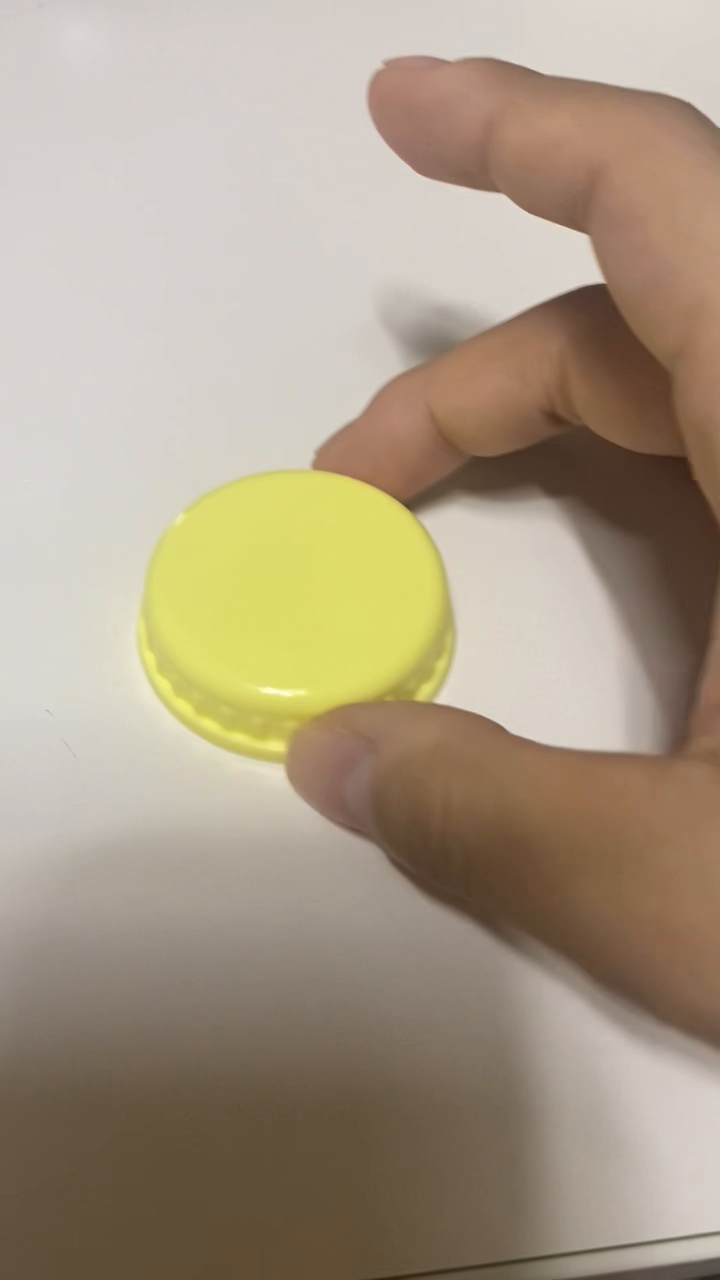
#> input picture frame 29 of ugoki.mp4, 720 x 1280 px, given in place of monitoring_720p.mp4, which was not available
$ jupyter execute chap162.ipynb   (text cells are left out)
#> lines starting #> are read from the running program, lines starting #| are printed output that depends on the picture; pictures that were not available may be replaced by others from this repository, and a replacement may not be noted
[cell 1]
import numpy as np
import cv2

[cell 2]
cap = cv2.VideoCapture('monitoring_720p.mp4')

[cell 3]
# params for ShiTomasi corner detection
n = 500
feature_params = dict( maxCorners = n, qualityLevel = 0.5, minDistance = 7, blockSize = 7)

[cell 4]
# Parameters for lucas kanade optical flow
lk_params = dict( winSize = (21,21), maxLevel = 2,
    criteria = (cv2.TERM_CRITERIA_EPS | cv2.TERM_CRITERIA_COUNT, 10, 0.03))

[cell 5]
# Create some random colors
color = np.random.randint(0,255,(100,3))

[cell 6]
# Take first frame and find corners in it
ret, old_frame = cap.read()
#> old_frame is the input picture: shape (1280, 720, 3); mean B, G, R 134.2, 155, 169.4
old_gray = cv2.cvtColor(old_frame, cv2.COLOR_BGR2GRAY)
p0 = cv2.goodFeaturesToTrack(old_gray, mask = None, **feature_params)
#> p0 = [[604, 280]]

[cell 7]
# Create a mask image for drawing purposes
mask = np.zeros_like(old_frame)

[cell 8]
while(1):
    ret,frame = cap.read()
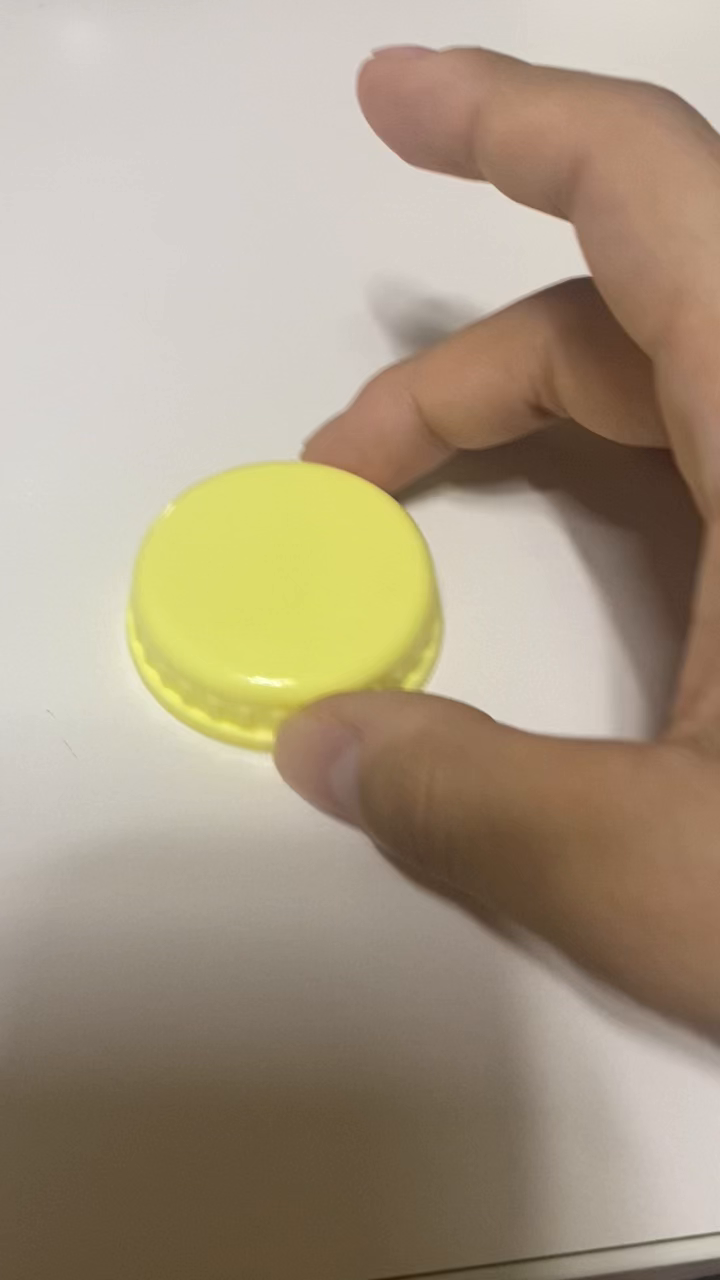
#> input picture frame 30 of ugoki.mp4, 720 x 1280 px, given in place of monitoring_720p.mp4, which was not available
#> frame is the input picture: shape (1280, 720, 3); mean B, G, R 132.7, 154.1, 168.7
    frame_gray = cv2.cvtColor(frame, cv2.COLOR_BGR2GRAY)
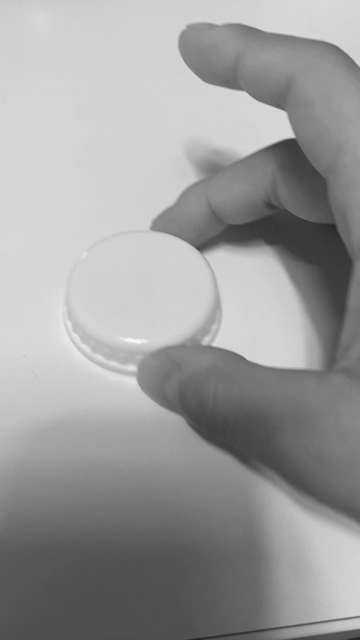
#> frame_gray: shape (1280, 720) (shown at 1/2 size); min 31, max 250, mean 156

    # calculate optical flow
    p1, st, err = cv2.calcOpticalFlowPyrLK(old_gray, frame_gray, p0, None, **lk_params)
#> p1 = [[589.8, 272.8]]; st = [1]; err = [2.35]

    # Select good points
    good_new = p1[st==1]
#> good_new = [[589.8, 272.8]]
    good_old = p0[st==1]
#> good_old = [[604, 280]]

    # draw the tracks
    for i,(new,old) in enumerate(zip(good_new,good_old)):
        a,b = new.ravel()
        c,d = old.ravel()
        mask = cv2.line(mask, (int(a),int(b)),(int(c),int(d)), color[i].tolist(), 2)
        frame = cv2.circle(frame,(int(a),int(b)),5,color[i].tolist(),-1)
#> this loop made 1 pass
#> (a, b, c, d) on pass 1: (589.8, 272.8, 604, 280)

    img = cv2.add(frame,mask)
    cv2.imshow('frame',img)
    k = cv2.waitKey(30) & 0xff
#> (key Esc is pressed here)
    if k == 27:
        break
    # Now update the previous frame and previous points
    old_gray = frame_gray.copy()
    p0 = good_new.reshape(-1,1,2)
cv2.destroyAllWindows()
cap.release()

[cell 9]
import cv2
import numpy as np

[cell 10]
cap = cv2.VideoCapture('monitoring_720p.mp4')

[cell 11]
ret, frame1 = cap.read()
prvs = cv2.cvtColor(frame1,cv2.COLOR_BGR2GRAY)
hsv = np.zeros_like(frame1)
hsv[...,1] = 255

[cell 12]
while(1):
    ret, frame2 = cap.read()
    next = cv2.cvtColor(frame2,cv2.COLOR_BGR2GRAY)
    flow = cv2.calcOpticalFlowFarneback(prvs,next, None, 0.5, 3, 15, 3, 5, 1.2, 0)
    mag, ang = cv2.cartToPolar(flow[...,0], flow[...,1])
    hsv[...,0] = ang*180/np.pi/2
    hsv[...,2] = cv2.normalize(mag,None,0,255,cv2.NORM_MINMAX)
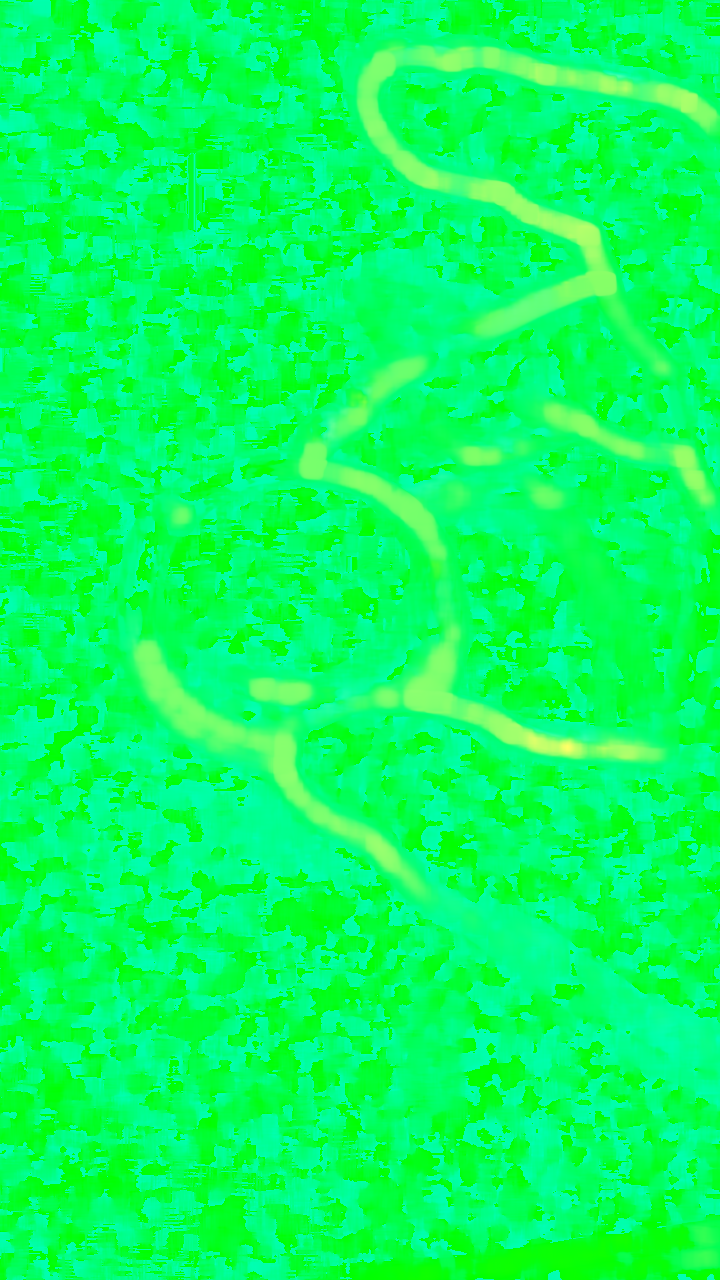
#> hsv: shape (1280, 720, 3); mean of channels 0, 1, 2 95, 255, 6.9; drawn as B, G, R
    rgb = cv2.cvtColor(hsv,cv2.COLOR_HSV2BGR)
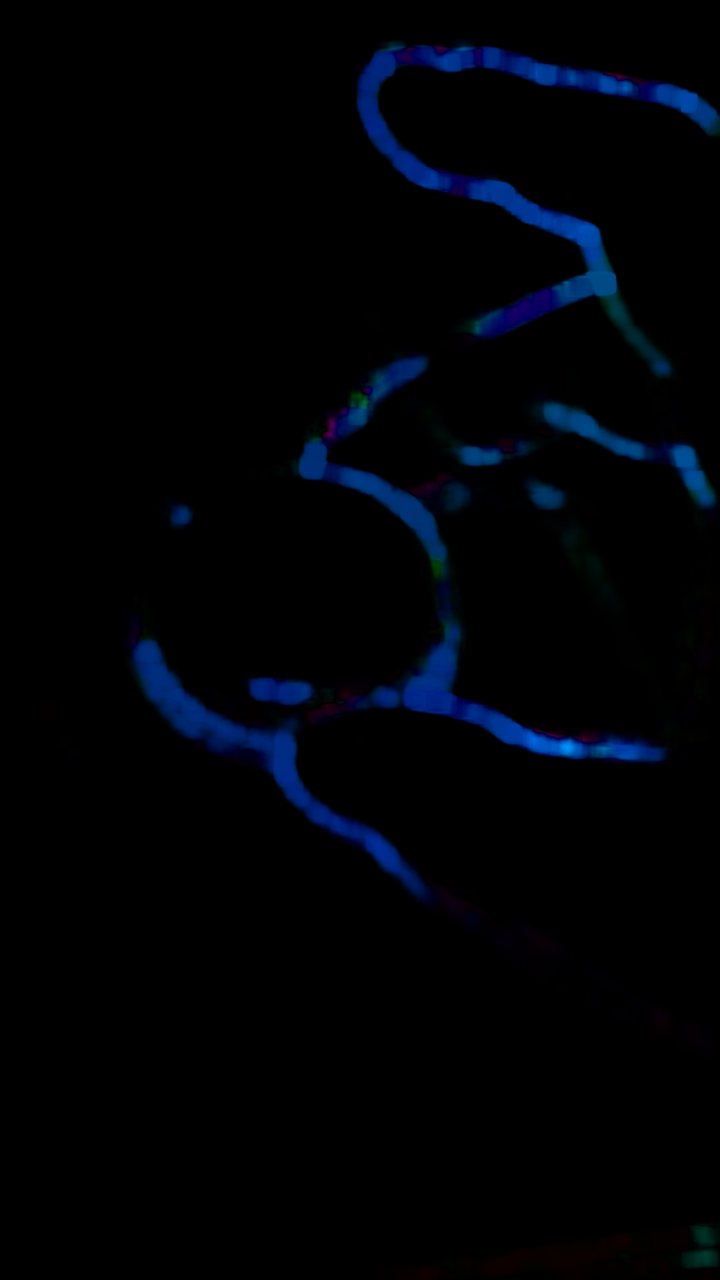
#> rgb: shape (1280, 720, 3); mean B, G, R 6.7, 2.5, 0.2
    #rgb = cv2.resize(rgb, (640, 360))
    #frame2 = cv2.resize(frame2, (640, 360))
    cv2.imshow('frame1',rgb)
    cv2.imshow('frame2',frame2)
    k = cv2.waitKey(30) & 0xff
#> (key Esc is pressed here)
    if k == 27:
        break
    elif k == ord('s'):
        cv2.imwrite('opticalfb.png',frame2)
        cv2.imwrite('opticalhsv.png',rgb)
    prvs = next
cap.release()
cv2.destroyAllWindows()

$ run again, starting later in the video
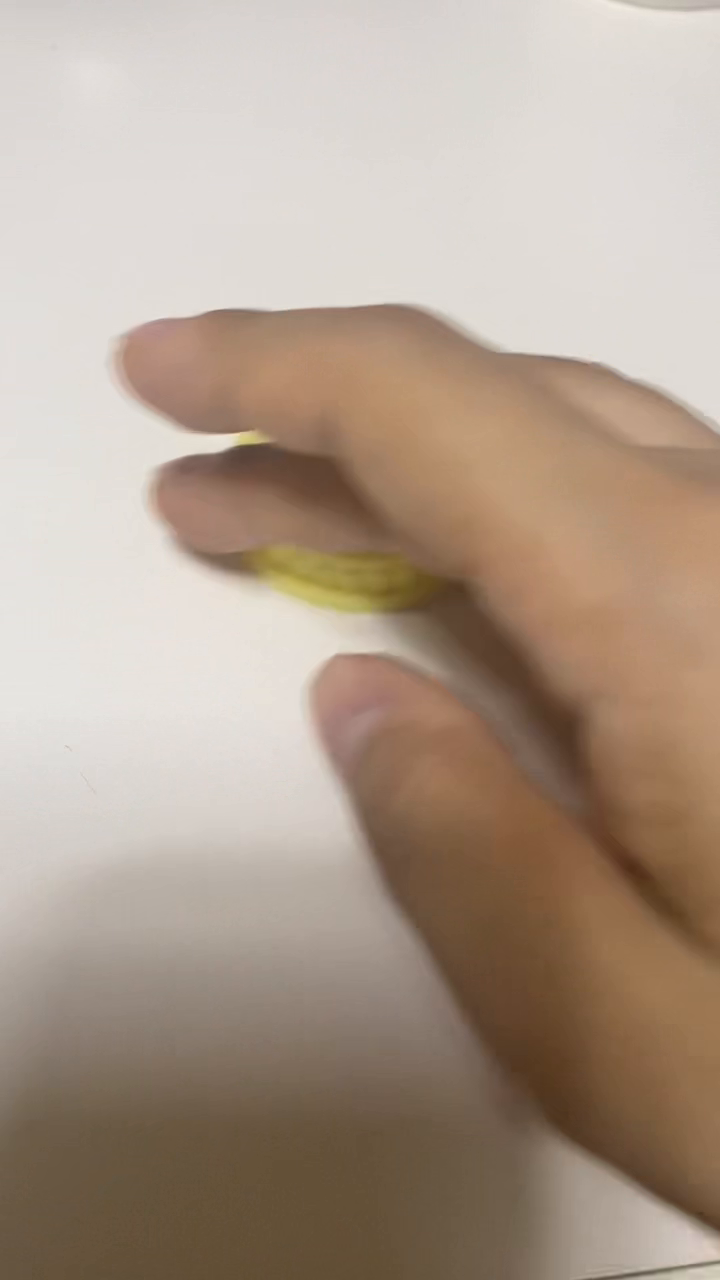
#> input picture frame 130 of ugoki.mp4, 720 x 1280 px, given in place of monitoring_720p.mp4, which was not available
#> old_frame is the input picture: shape (1280, 720, 3); mean B, G, R 141.8, 157.2, 174.8
#> p0 = [[256, 431], [266, 438], [337, 655], [238, 435], [66, 747], [706, 413], [239, 446], [589, 362]]
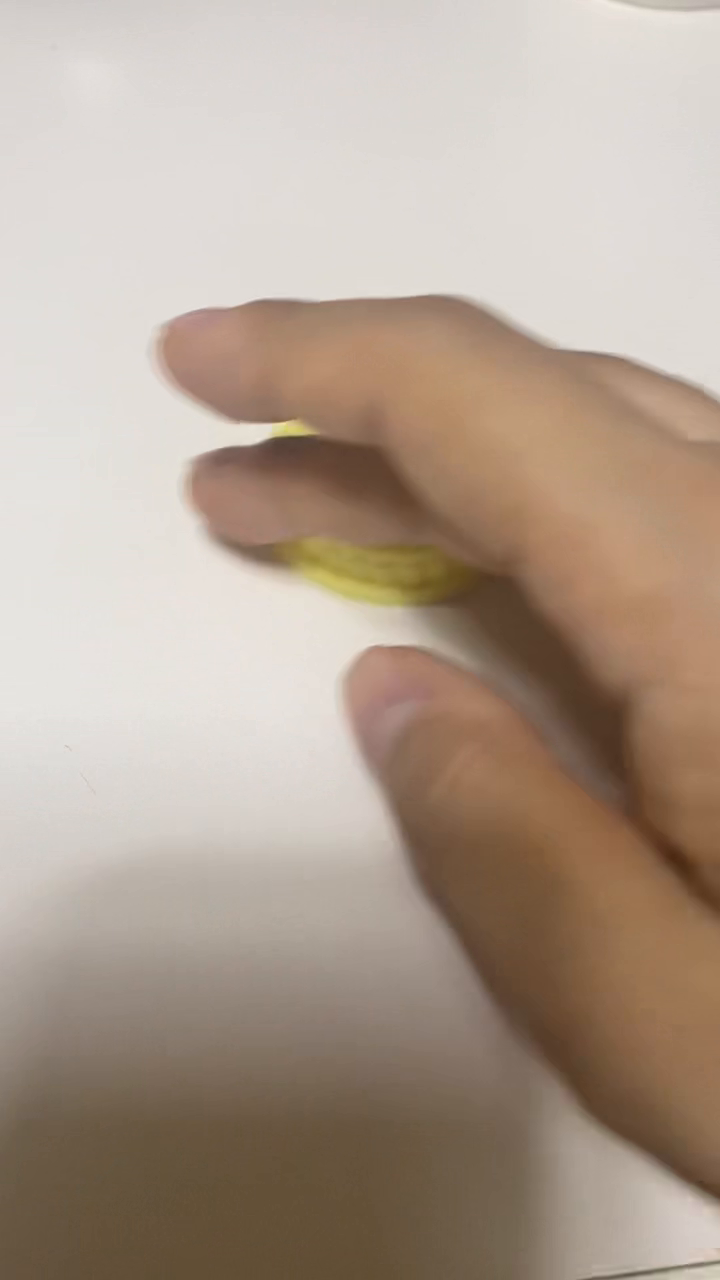
#> input picture frame 131 of ugoki.mp4, 720 x 1280 px, given in place of monitoring_720p.mp4, which was not available
#> frame is the input picture: shape (1280, 720, 3); mean B, G, R 145, 159.6, 176.3
#> p1 = [[299.3, 420.4], [312.4, 429.9], [371.4, 647], [281.3, 425], [65.75, 746.7], [761.8, 403.7], [274.7, 437.9], [618.5, 356.1]]; st = [1, 1, 1, 1, 1, 0, 1, 1]; err = [3.42, 3.01, 2.67, 8.59, 0.302, 0.000414, 2.26, 4.3]
#> good_new = [[299.3, 420.4], [312.4, 429.9], [371.4, 647], [281.3, 425], [65.75, 746.7], [274.7, 437.9], [618.5, 356.1]]
#> good_old = [[256, 431], [266, 438], [337, 655], [238, 435], [66, 747], [239, 446], [589, 362]]
#> the loop `for i,(new,old) in enumerate(zip(good_new,good_old)):` made 7 passes
#> (a, b, c, d) on passes 1 to 7: (299.3, 420.4, 256, 431), (312.4, 429.9, 266, 438), (371.4, 647, 337, 655), (281.3, 425, 238, 435), (65.75, 746.7, 66, 747), (274.7, 437.9, 239, 446), (618.5, 356.1, 589, 362)
#> `rgb = cv2.cvtColor(hsv,cv2.COLOR_HSV2BGR)`:
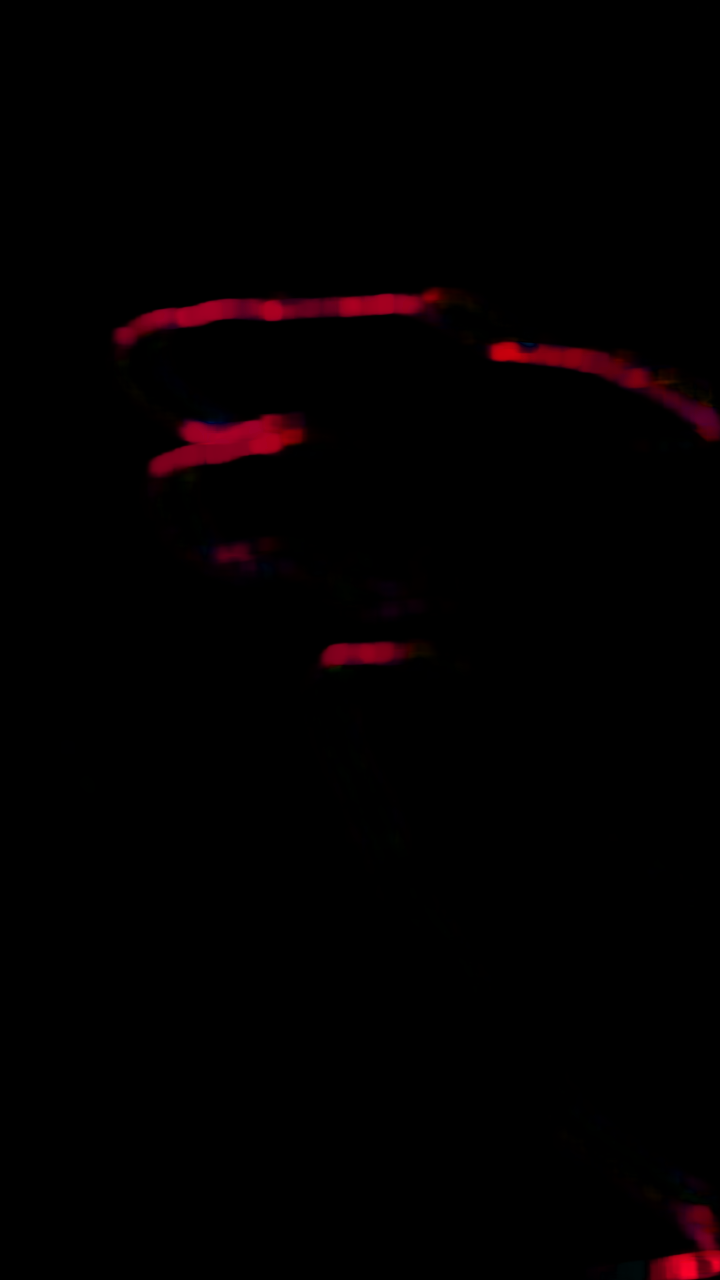
#> rgb: shape (1280, 720, 3); mean B, G, R 0.7, 0, 3

$ run again, starting later in the video
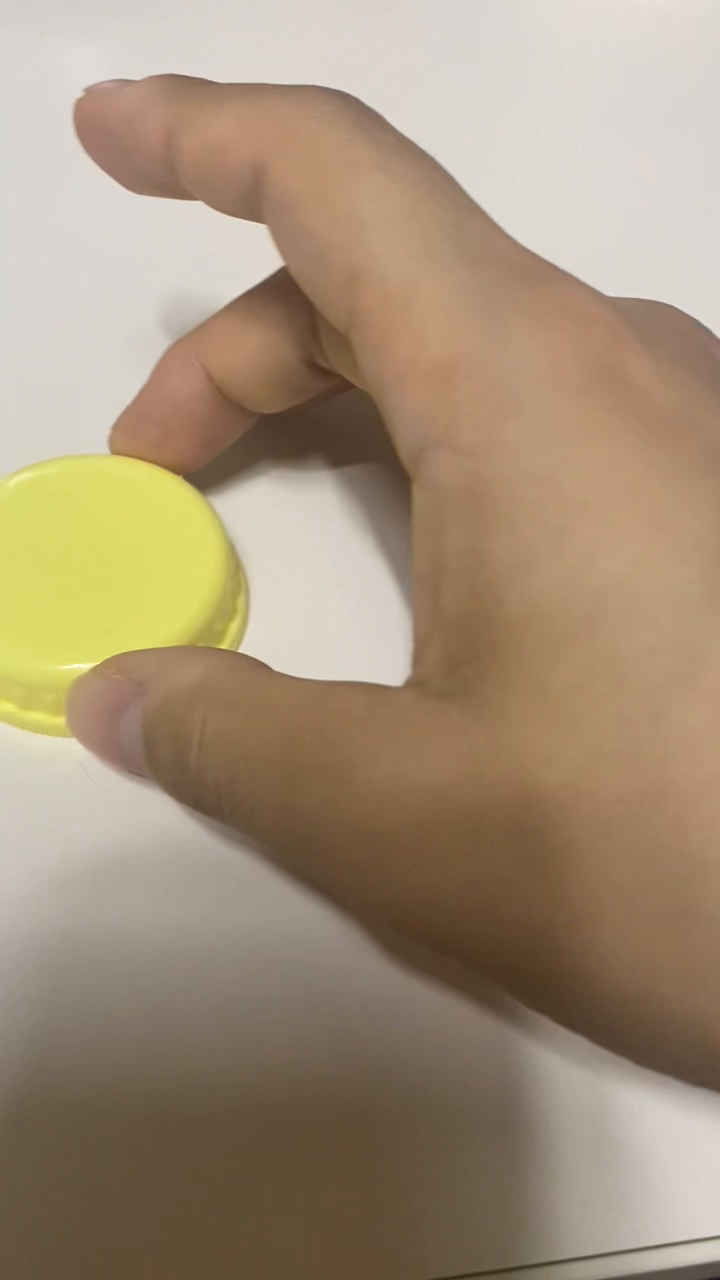
#> input picture frame 232 of ugoki.mp4, 720 x 1280 px, given in place of monitoring_720p.mp4, which was not available
#> old_frame is the input picture: shape (1280, 720, 3); mean B, G, R 120.9, 145, 163.9
#> p0 = [[238, 648], [283, 262]]
#> `frame_gray = cv2.cvtColor(frame, cv2.COLOR_BGR2GRAY)`:
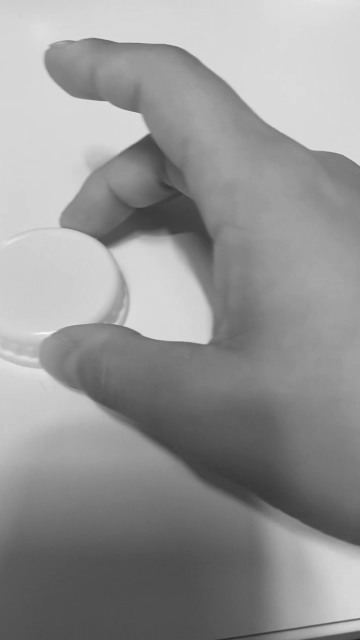
#> frame_gray: shape (1280, 720) (shown at 1/2 size); min 30, max 250, mean 149.1
#> p1 = [[247.5, 648.5], [297.8, 262.9]]; st = [1, 1]; err = [4.21, 4.49]
#> good_new = [[247.5, 648.5], [297.8, 262.9]]
#> good_old = [[238, 648], [283, 262]]
#> the loop `for i,(new,old) in enumerate(zip(good_new,good_old)):` made 2 passes
#> (a, b, c, d) on passes 1 to 2: (247.5, 648.5, 238, 648), (297.8, 262.9, 283, 262)
#> `rgb = cv2.cvtColor(hsv,cv2.COLOR_HSV2BGR)`:
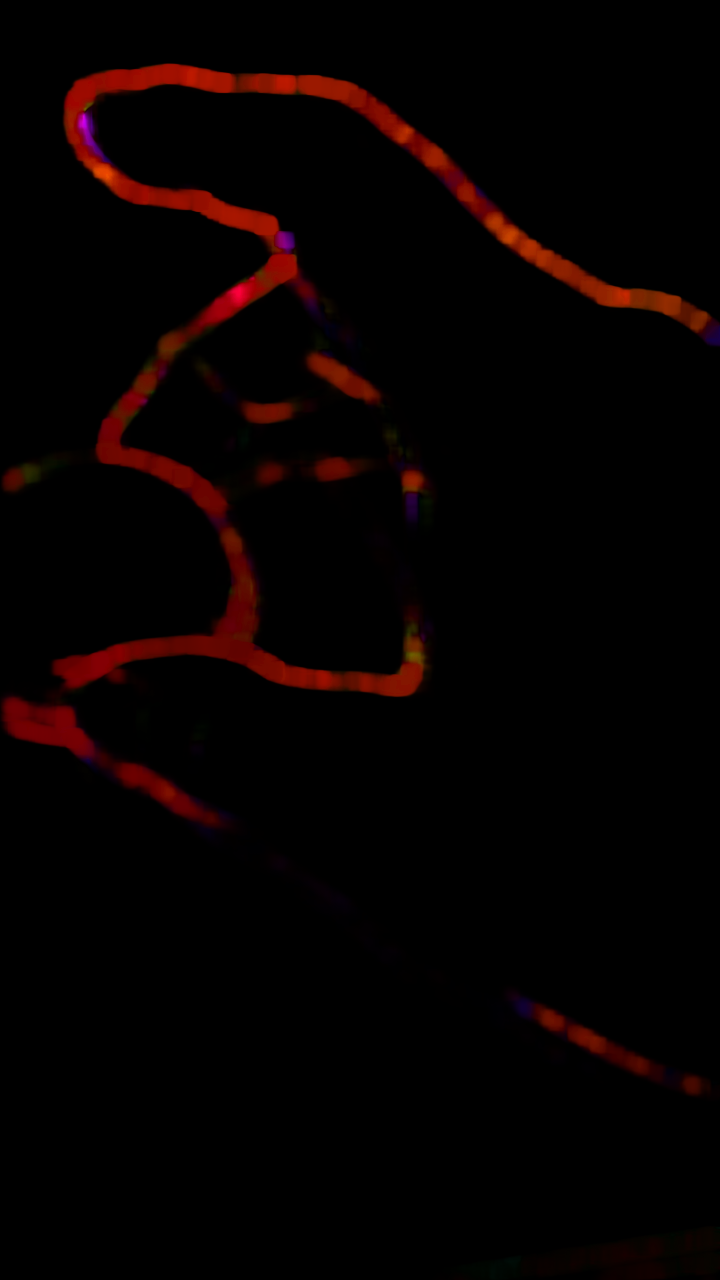
#> rgb: shape (1280, 720, 3); mean B, G, R 0.3, 0.8, 7.3
